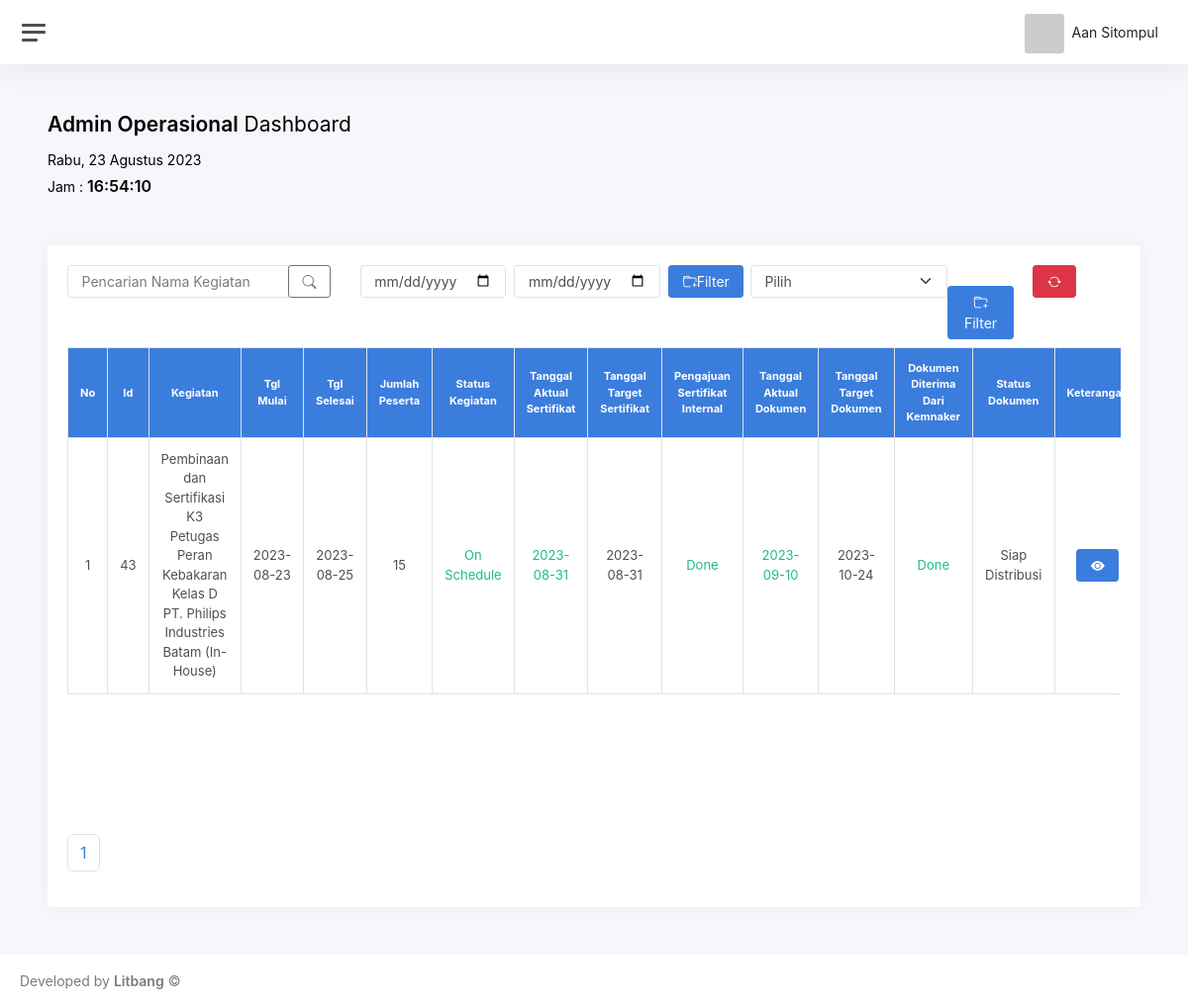
The page /admin-operasional.php (signed in) on the database its author committed.
### tables this page shows
CREATE TABLE `tabel_pelatihan` (
  `id` int(50) NOT NULL,
  `nama_kegiatan` varchar(200) DEFAULT NULL,
  `tanggal_mulai` date DEFAULT NULL,
  `tanggal_selesai` date DEFAULT NULL,
  `jumlah_peserta` int(100) DEFAULT NULL,
  `status_kegiatan` varchar(200) DEFAULT NULL,
  `permohonan_izin` varchar(200) DEFAULT NULL,
  `input_peserta` varchar(200) NOT NULL DEFAULT 'On Progress',
  `submit_data_peserta` date DEFAULT NULL,
  `tgl_aktual_serti` date DEFAULT NULL,
  `tgl_target_serti` date DEFAULT NULL,
  `pengajuan_sertifikat_internal` varchar(200) NOT NULL DEFAULT 'On Progress',
  `tgl_aktual_dok` date DEFAULT NULL,
  `tgl_target_dok` date DEFAULT NULL,
  `dokumen_diterima` varchar(200) NOT NULL DEFAULT 'On Progress',
  `status_dokumen` varchar(200) DEFAULT NULL,
  `tgl_aktual_permohonan_izin` date DEFAULT NULL,
  `tgl_target_permohonan_izin` date DEFAULT NULL,
  `tgl_aktual_input_peserta` date DEFAULT NULL,
  `tgl_target_input_peserta` date DEFAULT NULL,
  `permohonan_izin_pelatihan` varchar(255) NOT NULL DEFAULT 'On Progress',
  `keterangan` varchar(200) DEFAULT NULL,
  `created_at` timestamp NULL DEFAULT NULL
);

### config/config.php (called while the page is built, shortened)
<?php
$conn = mysqli_connect('localhost', 'root', '', 'multitra_multidasa');
function query($query)
{
    global $conn;
    $result = mysqli_query($conn, $query);
    $rows = [];
    while ($row = mysqli_fetch_assoc($result)) {
        $rows[] = $row;
    }
    return $rows;
}

### admin-operasional.php (the view, shortened to what this page needs)
<?php
$jumlahDataPerHalaman = 100;
$jumlahData = count(query('SELECT * FROM tabel_pelatihan'));
$jumlahHalaman = ceil($jumlahData / $jumlahDataPerHalaman);
$halamanAktif = isset($_GET['halaman']) ? $_GET['halaman'] : 1;
$multi = query('SELECT * FROM tabel_pelatihan ORDER BY created_at DESC');
?>
<!doctype html>
<html lang="en">
<?php include 'partials/head.php'; ?>
<body>
    <div class="wrapper">
        <div class="main">
            <?php include 'partials/navbar.php'; ?>
            <main class="content">
                <div class="container-fluid p-0">
                    <h1 class="h3 mb-3"><strong>Admin Operasional</strong> Dashboard</h1>
                    <div class="text-right">
                        <H5 class="jam"> <span id="tanggalwaktu"></span></H5>
                        <h5>Jam : <b><span id="jam" style="font-size:1rem"></span></b></h5>
                    </div>
                    <br>
                    <br>
                    <div class="card">
                        <div class="card-body">
                            <?php include 'partials/pelatihan-filter.php'; ?>
                            <div class="table-responsive scroll">
                                <table class="table table-bordered mt-2" border="1" cellpadding="1" cellspacing="">
                                    <thead>
                                        <tr>
                                            <th>No</th>
                                            <th>Id</th>
                                            <th>Kegiatan</th>
                                            <th>Tgl Mulai</th>
                                            <th>Tgl Selesai</th>
                                            <th>Jumlah Peserta</th>
                                            <th>Status Kegiatan</th>
                                            <th>Tanggal Aktual Sertifikat</th>
                                            <th>Tanggal Target Sertifikat</th>
                                            <th>Pengajuan Sertifikat Internal</th>
                                            <th>Tanggal Aktual Dokumen</th>
                                            <th>Tanggal Target Dokumen</th>
                                            <th>Dokumen Diterima Dari Kemnaker</th>
                                            <th>Status Dokumen</th>
                                            <th>Keterangan</th>
                                        </tr>
                                    </thead>
                                    <tbody>
                                        <?php $i = 1; ?>
                                        <?php foreach ($multi as $row) : ?>
                                        <tr align="center">
                                            <td><?php echo $i; ?></td>
                                            <td><?php echo $row['id']; ?></td>
                                            <td><?php echo $row['nama_kegiatan']; ?></a></td>
                                            <td><?php echo $row['tanggal_mulai']; ?></td>
                                            <td><?php echo $row['tanggal_selesai']; ?></td>
                                            <td><?php echo $row['jumlah_peserta']; ?></td>
                                            <?php require 'partials/row-status-kegiatan.php'; ?>
                                            <?php if ($row["tgl_aktual_serti"]) : ?>
                                            <td class="text-success">
                                                <?php echo $row['tgl_aktual_serti']; ?>
                                            </td>
                                            <?php else : ?>
                                            <td class="bg-danger text-white">
                                                <?php echo $row['tgl_aktual_serti']; ?>
                                            </td>
                                            <?php endif ?>
                                            <td><?php echo $row['tgl_target_serti']; ?></td>
                                            <?php require 'partials/row-pengajuan-sertifikat-internal.php'; ?>
                                            <?php if ($row["tgl_aktual_dok"]) : ?>
                                            <td class="text-success">
                                                <?php echo $row['tgl_aktual_dok']; ?>
                                            </td>
                                            <?php else : ?>
                                            <td class="bg-danger text-white">
                                                <?php echo $row['tgl_aktual_dok']; ?>
                                            </td>
                                            <?php endif ?>
                                            <td><?php echo $row['tgl_target_dok']; ?></td>
                                            <?php require 'partials/row-dokumen-diterima.php'; ?>
                                            <?php require 'partials/row-status-dokumen.php'; ?>
                                            <?php require 'partials/row-keterangan.php'; ?>
                                        </tr>
                                        <?php $i++; ?>
                                        <?php endforeach; ?>
                                    </tbody>
                                </table>
                            </div>
                            <nav aria-label="Page navigation example">
                                <ul class="pagination">
                                    <li class="page-item">
                                        <?php for ($i = 1; $i <= $jumlahHalaman; $i++) : ?>
                                        <?php if ($i == $halamanAktif) : ?>
                                        <a class="page-link" href="?halaman=<?= $i ?>"><?= $i ?></a>
                                        <?php else : ?>
                                        <a class="page-link" href="?halaman=<?= $i ?>"><?= $i ?></a>
                                        <?php endif; ?>
                                        <?php endfor; ?>
                                    </li>
                                </ul>
                            </nav>
                        </div>
                    </div>
                </div>
            </main>
            <?php include 'partials/footer.php'; ?>
        </div>
    </div>
</body>
</html>

### partials/row-status-kegiatan.php
<?php if ($row["status_kegiatan"] === 'Running') : ?>
<td style="font-size:13px; color:blue" class="text-blue">
    <?php echo $row['status_kegiatan']; ?>
</td>
<?php elseif ($row["status_kegiatan"] === 'Postpone') : ?>
<td class="text-warning">
    <?php echo $row['status_kegiatan']; ?>
</td>
<?php elseif ($row["status_kegiatan"] === 'Cancel') : ?>
<td class="text-danger">
    <?php echo $row['status_kegiatan']; ?>
</td>
<?php elseif ($row["status_kegiatan"] === 'Done') : ?>
<td class="text-gray">
    <?php echo $row['status_kegiatan']; ?>
</td>
<?php elseif ($row["status_kegiatan"] === 'On Schedule') : ?>
<td class="text-success">
    <?php echo $row['status_kegiatan']; ?>
</td>
<?php elseif ($row["status_kegiatan"] === 'Estimate') : ?>
<td class="text-purple">
    <?php echo $row['status_kegiatan']; ?>
</td>
<?php else : ?>
<td class="bg-danger text-white">
    <?php echo $row['status_kegiatan']; ?>
</td>
<?php endif ?>

### partials/row-pengajuan-sertifikat-internal.php
<?php if ($row["pengajuan_sertifikat_internal"] === 'Done') : ?>
<td class="text-success">
    <?php echo $row['pengajuan_sertifikat_internal']; ?>
</td>
<?php elseif ($row["pengajuan_sertifikat_internal"] === 'On Progress') : ?>
<td class="text-warning">
    <?php echo $row['pengajuan_sertifikat_internal']; ?>
</td>
<?php elseif ($row["pengajuan_sertifikat_internal"] === 'Over Schedule') : ?>
<td class="text-danger">
    <?php echo $row['pengajuan_sertifikat_internal']; ?>
</td>
<?php else : ?>
<td class="bg-danger text-white">
    <?php echo $row['pengajuan_sertifikat_internal']; ?>
</td>
<?php endif ?>

### partials/row-dokumen-diterima.php
<?php if ($row["dokumen_diterima"] === 'Done') : ?>
<td class="text-success">
    <?php echo $row['dokumen_diterima']; ?>
</td>
<?php elseif ($row["dokumen_diterima"] === 'On Progress') : ?>
<td class="text-warning">
    <?php echo $row['dokumen_diterima']; ?>
</td>
<?php elseif ($row["dokumen_diterima"] === 'Over Schedule') : ?>
<td class="text-danger">
    <?php echo $row['dokumen_diterima']; ?>
</td>
<?php else : ?>
<td class="bg-danger text-white">
    <?php echo $row['dokumen_diterima']; ?>
</td>
<?php endif ?>

### partials/row-status-dokumen.php
<?php if ($row["status_dokumen"] === 'Done') : ?>
<td class="text-success">
    <?php echo $row['status_dokumen']; ?>
</td>
<?php elseif ($row["status_dokumen"] === 'Proses Arsip') : ?>
<td>
    <?php echo $row['status_dokumen']; ?>
</td>
<?php elseif ($row["status_dokumen"] === 'Proses Kemnaker') : ?>
<td>
    <?php echo $row['status_dokumen']; ?>
</td>
<?php elseif ($row["status_dokumen"] === 'Siap Distribusi') : ?>
<td>
    <?php echo $row['status_dokumen']; ?>
</td>
<?php else : ?>
<td class="bg-danger text-white">
    <?php echo $row['status_dokumen']; ?>
</td>
<?php endif ?>

### partials/row-keterangan.php (shortened to what this page needs)
<td>
    <button type="button" class="btn <?= !$row['keterangan'] ? 'btn-primary' : 'btn-warning' ?>" data-bs-toggle="modal"
        data-bs-target="#modalKeterangan<?php echo $row['id']; ?>">
        <i class="bi bi-eye-fill"></i>
    </button>
</td>

### partials/head.php (style rules this page uses)
.table { text-align: left; position: relative; margin-top: 0; }
tr { text-align: center; }
th { position: sticky; background: #3b7ddd !important; color: #fff !important; top: -5px; font-size: 11px; vertical-align: middle; text-align: center; }
td { font-size: 13px; }
.scroll { height: 500px; overflow: scroll; }

### rows shown on the page
tabel_pelatihan: id "43", nama_kegiatan "Pembinaan dan Sertifikasi K3 Petugas Peran Kebakaran Kelas D PT. Philips Industries Batam (In-House)", tanggal_mulai "2023-08-23", tanggal_selesai "2023-08-25", jumlah_peserta "15", status_kegiatan "On Schedule", tgl_aktual_serti "2023-08-31", tgl_target_serti "2023-08-31", pengajuan_sertifikat_internal "Done", tgl_aktual_dok "2023-09-10", tgl_target_dok "2023-10-24", dokumen_diterima "Done", status_dokumen "Siap Distribusi"

### other values the page prints
$_SESSION['user']['nama'] "Aan Sitompul"
